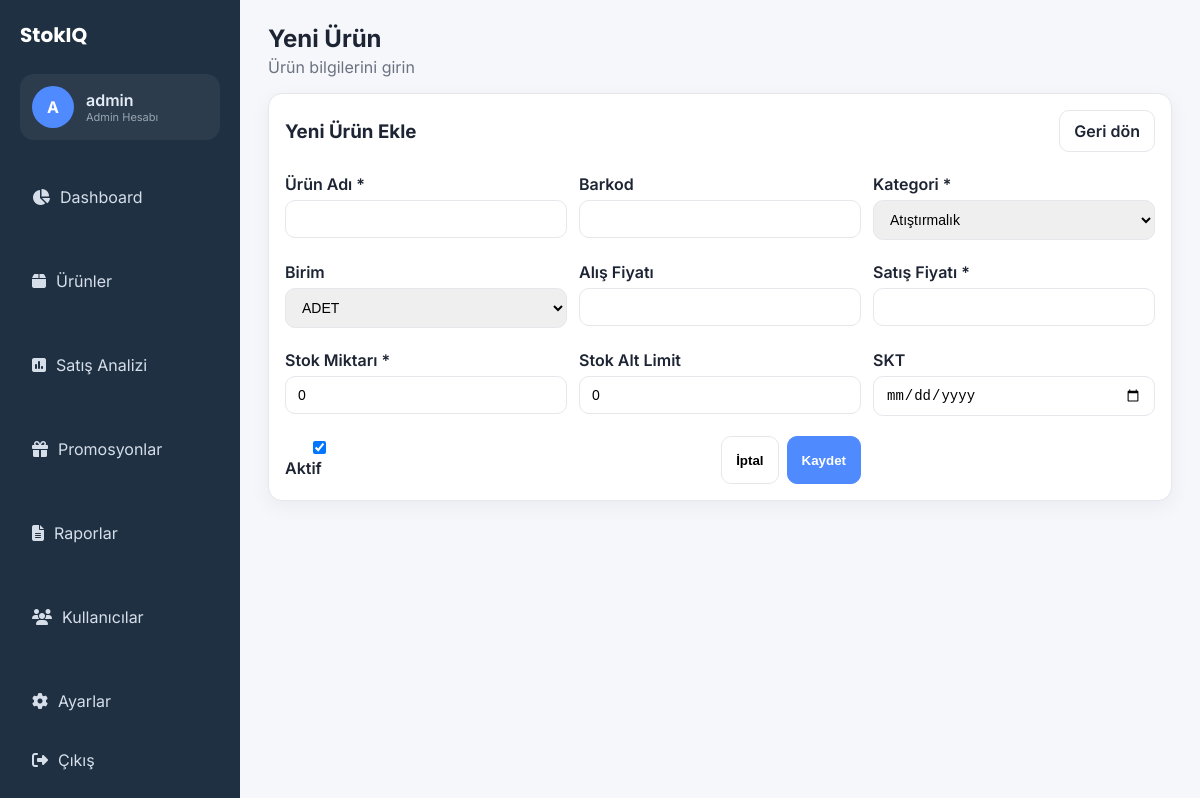
The page /product_form.php (signed in) on the database its author committed.
### tables this page shows
CREATE TABLE IF NOT EXISTS `kategoriler` (
  `kategori_id` int NOT NULL AUTO_INCREMENT,
  `kategori_adi` varchar(100) NOT NULL,
  `aciklama` varchar(255) DEFAULT NULL,
  PRIMARY KEY (`kategori_id`)
);

### public/product_form.php (the view, shortened to what this page needs)
<?php
require_once __DIR__ . '/layout.php';
$pdo = get_db_connection();
$id = isset($_GET['id']) ? (int)$_GET['id'] : 0;
$editing = $id > 0;
$cats = $pdo->query("SELECT kategori_id, kategori_adi FROM kategoriler ORDER BY kategori_adi")->fetchAll();
$product = [
    'barkod' => '',
    'urun_adi' => '',
    'kategori_id' => $cats[0]['kategori_id'] ?? null,
    'alis_fiyat' => '',
    'satis_fiyat' => '',
    'stok_miktar' => 0,
    'stok_alt_limit' => 0,
    'skt' => '',
    'birim' => 'adet',
    'aktif_mi' => 1,
];
?>
<div class="card form-card">
    <div class="card-header between">
        <h3><?php echo $editing ? 'Ürünü Düzenle' : 'Yeni Ürün Ekle'; ?></h3>
        <a class="btn ghost" href="products.php">Geri dön</a>
    </div>
    <form method="post" class="grid form-grid">
        <div>
            <label>Ürün Adı *</label>
            <input type="text" name="urun_adi" required value="<?php echo htmlspecialchars($_POST['urun_adi'] ?? $product['urun_adi']); ?>">
        </div>
        <div>
            <label>Barkod</label>
            <input type="text" name="barkod" value="<?php echo htmlspecialchars($_POST['barkod'] ?? $product['barkod']); ?>">
        </div>
        <div>
            <label>Kategori *</label>
            <select name="kategori_id" required>
                <?php foreach ($cats as $c): ?>
                    <option value="<?php echo $c['kategori_id']; ?>" <?php echo ((int)($product['kategori_id']) === (int)$c['kategori_id']) ? 'selected' : ''; ?>>
                        <?php echo htmlspecialchars($c['kategori_adi']); ?>
                    </option>
                <?php endforeach; ?>
            </select>
        </div>
        <div>
            <label>Birim</label>
            <select name="birim">
                <?php foreach (['adet','kg','lt'] as $b): ?>
                    <option value="<?php echo $b; ?>" <?php echo (($product['birim'] ?? 'adet') === $b) ? 'selected' : ''; ?>><?php echo strtoupper($b); ?></option>
                <?php endforeach; ?>
            </select>
        </div>
        <div>
            <label>Alış Fiyatı</label>
            <input type="number" step="0.01" name="alis_fiyat" value="<?php echo htmlspecialchars($_POST['alis_fiyat'] ?? $product['alis_fiyat']); ?>">
        </div>
        <div>
            <label>Satış Fiyatı *</label>
            <input type="number" step="0.01" name="satis_fiyat" required value="<?php echo htmlspecialchars($_POST['satis_fiyat'] ?? $product['satis_fiyat']); ?>">
        </div>
        <div>
            <label>Stok Miktarı *</label>
            <input type="number" name="stok_miktar" required value="<?php echo htmlspecialchars($_POST['stok_miktar'] ?? $product['stok_miktar']); ?>">
        </div>
        <div>
            <label>Stok Alt Limit</label>
            <input type="number" name="stok_alt_limit" value="<?php echo htmlspecialchars($_POST['stok_alt_limit'] ?? $product['stok_alt_limit']); ?>">
        </div>
        <div>
            <label>SKT</label>
            <input type="date" name="skt" value="<?php echo htmlspecialchars($_POST['skt'] ?? $product['skt']); ?>">
        </div>
        <div class="checkbox-row">
            <label><input type="checkbox" name="aktif_mi" <?php echo (($product['aktif_mi'] ?? 1) ? 'checked' : ''); ?>> Aktif</label>
        </div>
        <div class="form-actions">
            <button class="btn" type="button" onclick="history.back()">İptal</button>
            <button class="btn primary" type="submit">Kaydet</button>
        </div>
    </form>
</div>

### public/assets.css (style rules this page uses)
:root { --bg: #f5f7fb; --sidebar: #1f3042; --primary: #4f8bff; --primary-dark: #2f6ee6; --success: #2ebf6c; --warning: #f2a93b; --danger: #e74c3c; --info: #6c7ffb; --text: #1d2433; --muted: #6b7280; --card: #ffffff; --border: #e5e7eb; --radius: 14px; }
* { box-sizing: border-box; }
body { margin: 0; font-family: 'Inter', system-ui, -apple-system, sans-serif; background: var(--bg); color: var(--text); }
a { color: inherit; text-decoration: none; }
.card { background: var(--card); border-radius: var(--radius); padding: 16px; border: 1px solid var(--border); box-shadow: 0 6px 20px rgba(17,24,39,0.05); }
.card-header { display: flex; align-items: center; justify-content: space-between; margin-bottom: 12px; gap: 12px; }
.card-header h3 { margin: 0; }
.grid { display: grid; gap: 12px; }
.btn { display: inline-flex; align-items: center; justify-content: center; gap: 6px; padding: 10px 14px; border-radius: 10px; border: 1px solid var(--border); background: #fff; cursor: pointer; font-weight: 600; }
.btn.primary { background: var(--primary); color: #fff; border-color: var(--primary); }
.btn.ghost { background: #fff; color: var(--text); }
input, select, textarea { width: 100%; padding: 10px 12px; border: 1px solid var(--border); border-radius: 10px; font-size: 14px; }
label { display: block; margin: 10px 0 6px; font-weight: 600; }
.form-grid { grid-template-columns: repeat(auto-fit,minmax(220px,1fr)); }
.form-card .form-actions { display: flex; justify-content: flex-end; gap: 8px; margin-top: 8px; }
.checkbox-row { display: flex; align-items: center; gap: 10px; }

### rows shown on the page
kategoriler: birim "ADET", stok_miktar "0", stok_alt_limit "0", kategori_id "☑"

### other values the page prints
$initial "A"
$displayName "admin"
$role "Admin"
$item['label'] "Dashboard"
$item['label'] "Ürünler"
$item['label'] "Satış Analizi"
$item['label'] "Promosyonlar"
$item['label'] "Raporlar"
$item['label'] "Kullanıcılar"
$item['label'] "Ayarlar"
$title "Yeni Ürün"
$subtitle "Ürün bilgilerini girin"
form field kategori_id "Atıştırmalık"
